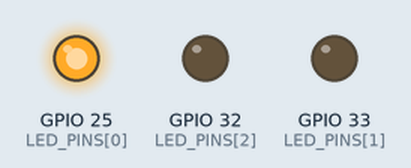
This sketch was run on a simulated ESP32. Shown: output pins drawn as LEDs (lit = HIGH).

Above: at 0.5 s.
At 1.5 s:
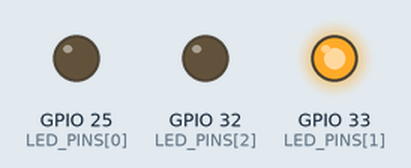
At 5.5 s:
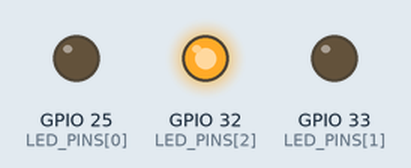
Timing chart, 0 to 6.9 s (numbered marks = the images above):
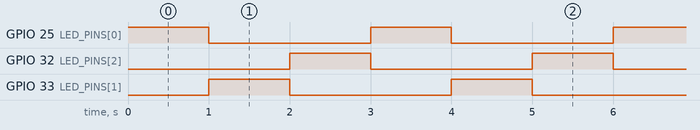

Measured:
- by itself, GPIO 25 (LED_PINS[0]), GPIO 32 (LED_PINS[2]), GPIO 33 (LED_PINS[1]): alternates HIGH for 1.0 s and LOW for 2.0 s
- by itself, everything shown: repeats every 3.0 s, in 4 steps

The sketch:

led1.ino
```cpp
const int LED_PINS[] = {25, 33, 32};           // 빨강, 노랑, 초록
const int N_LED = sizeof(LED_PINS) / sizeof(LED_PINS[0]);

void setup() {
    for (int i = 0; i < N_LED; i++) {
        pinMode(LED_PINS[i], OUTPUT);
    }
}

void loop() {
    for (int i = 0; i < N_LED; i++) {
        digitalWrite(LED_PINS[i], HIGH);       // 3.3V 출력
        delay(1000);
        digitalWrite(LED_PINS[i], LOW);        // 0V 출력
    }
}
```
